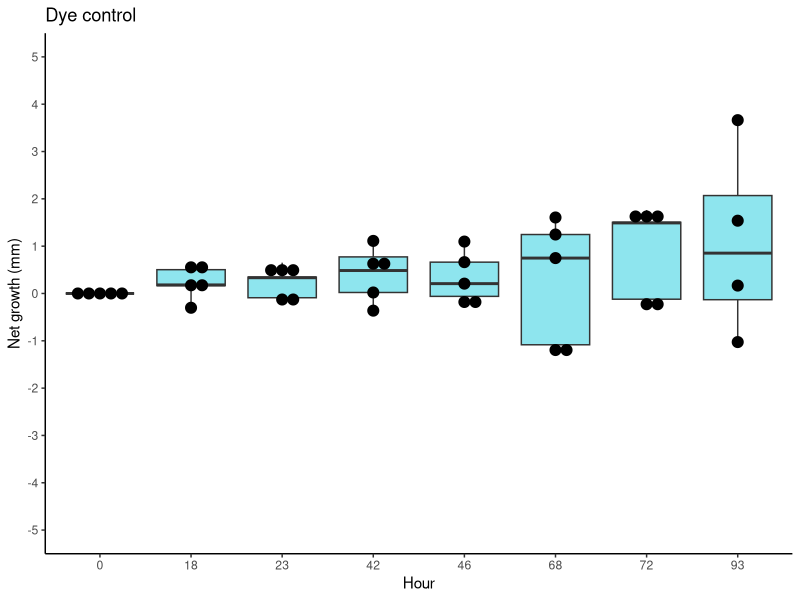
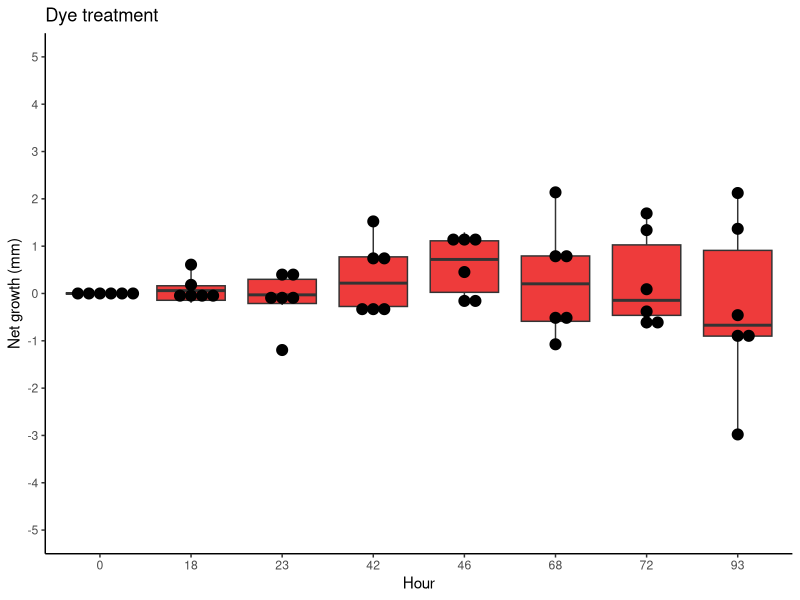
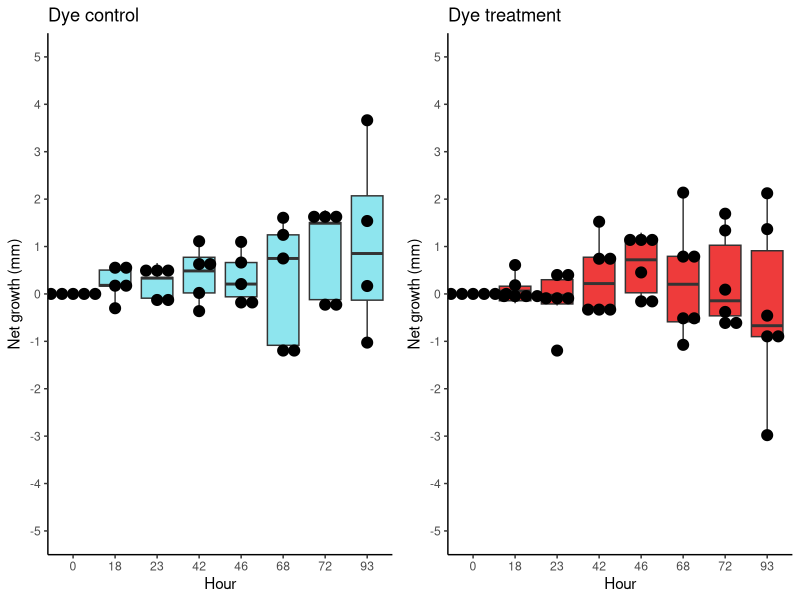
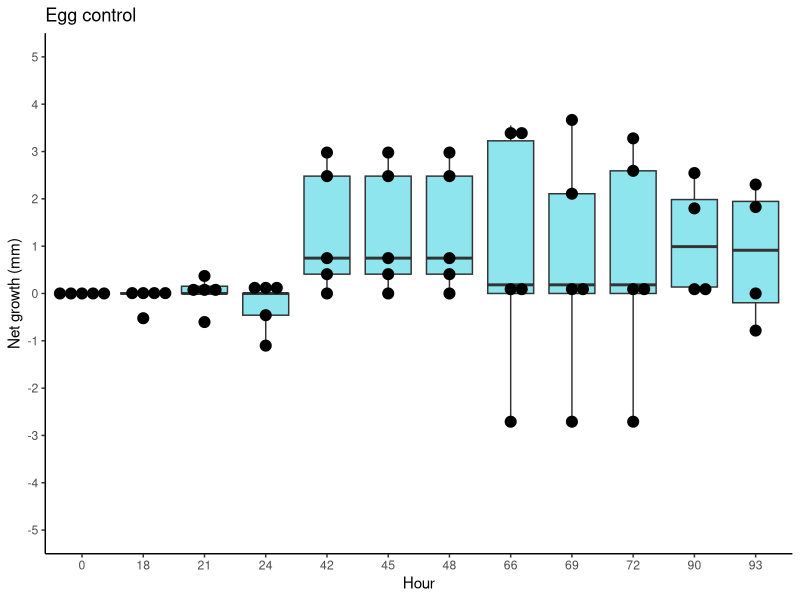
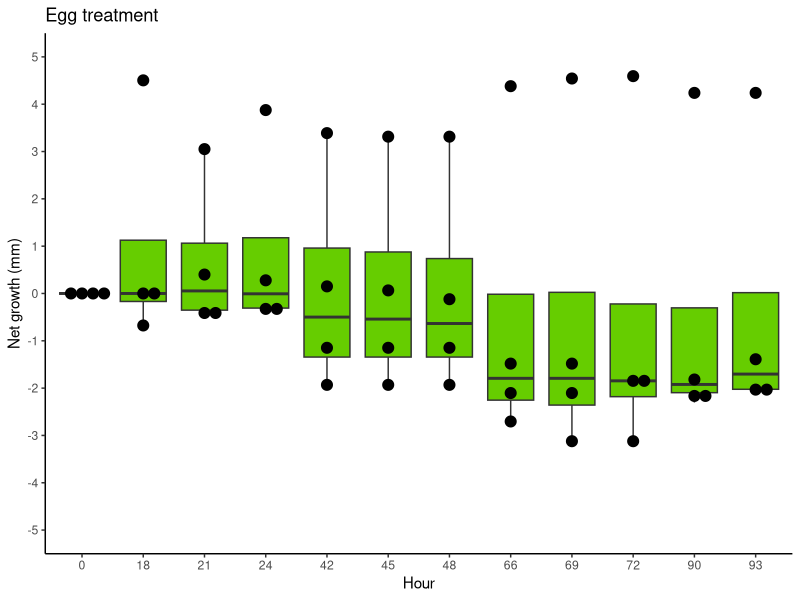
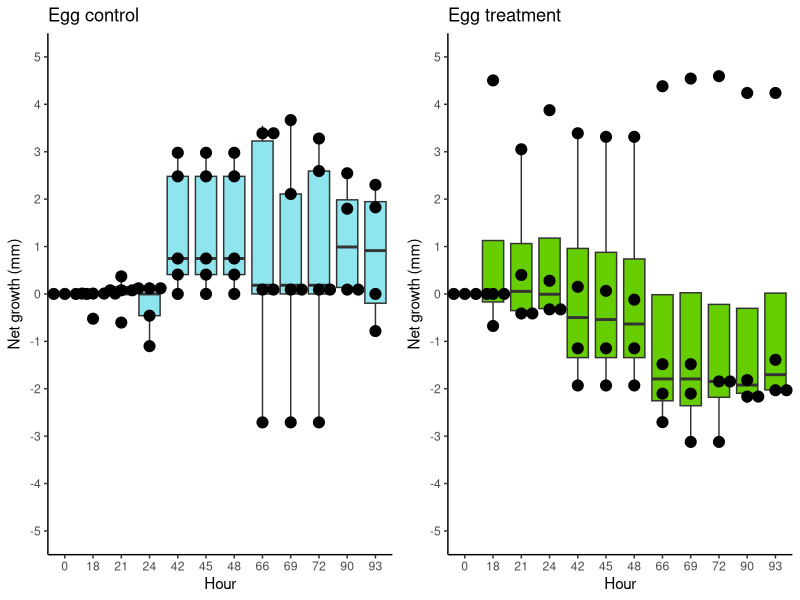
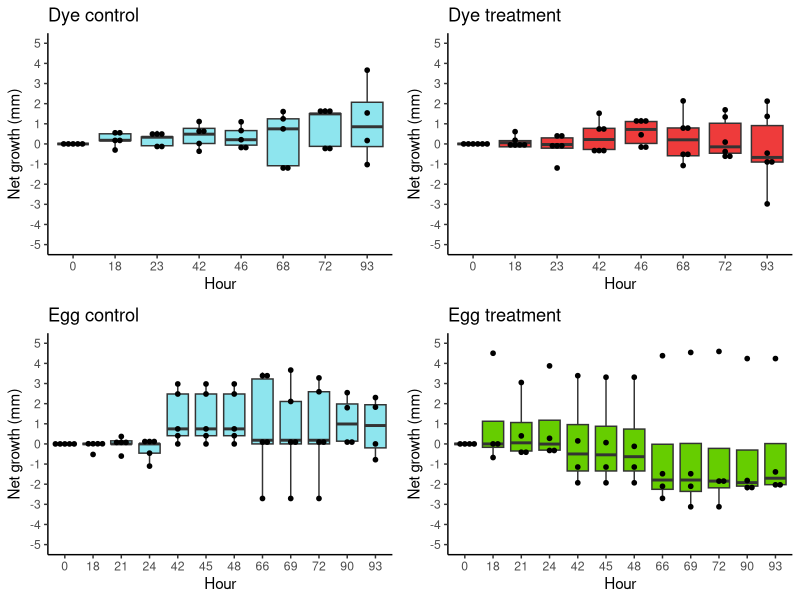

The R source for these figures, in order:

library(tidyverse)
library(ggplot2)
library(effects)
library(ggpubr)
library(broom)


#Dye Trial Data
DyeTrial <- read.csv("Dye measurement.csv")
summary(DyeTrial)
head(DyeTrial)

# converting'Type' and 'Plate.ID' into factors
DyeTrial$Type <- as.factor(DyeTrial$Type)
DyeTrial$Plate.ID <- as.factor(DyeTrial$Plate.ID)

# Calculate net growth 
DyeTrial$Net_growth <- DyeTrial$pos_distance - DyeTrial$neg_distance

# Adding column with Hour as a factor
DyeTrial$fac_hour <- as.factor(DyeTrial$Hour)

# COnverting distances into factors
DyeTrial$neg_edge <- as.factor(DyeTrial$neg_edge)
DyeTrial$pos_edge <- as.factor(DyeTrial$pos_edge)
DyeTrial$dye_edge <- as.factor(DyeTrial$dye_edge)


summary(DyeTrial)

# Subset to exclude chips once growth reached either edge
# (You'll need to note that this was done in your Methods, to explain why the sample size drops after x number of hours)

DyeTrial <- subset(DyeTrial, neg_edge == 'No')
DyeTrial <- subset(DyeTrial, pos_edge == 'No')

summary(DyeTrial)


#Egg Trial Data
EggTrial <- read.csv("egg_measurement2.csv")
summary(EggTrial)
head(EggTrial)

# Converting 'Type' and 'Plate.ID' into factors
EggTrial$Type <- as.factor(EggTrial$Type)
EggTrial$Plate.ID <- as.factor(EggTrial$Plate.ID)

# Calculate net growth 
EggTrial$Net_growth <- EggTrial$pos_distance - EggTrial$neg_distance

# Add column with Hour as a factor
EggTrial$fac_hour <- as.factor(EggTrial$Hour)

# Making distance a factor.
EggTrial$neg_edge <- as.factor(EggTrial$neg_edge)
EggTrial$pos_edge <- as.factor(EggTrial$pos_edge)


summary(EggTrial)

## Subset EggTrial to remove the contaminated and replacement chips
# (since they can't be used - the contaminated one because it's contaminated,
# the replacement, because the chip was different (clear) so results can't be compared)

#Exclusion of contiminated or visually disimilar chips
EggTrial <- subset(EggTrial, Plate.ID != "A(contaminated)")
EggTrial <- subset(EggTrial, Plate.ID != "A(visual)")

#Exclusion of chips one growth has reached either side
EggTrial <- subset(EggTrial, neg_edge == 'No')
EggTrial <- subset(EggTrial, pos_edge == 'No')

summary(EggTrial)


# Plotting Dye Control data

DyeControl <- subset(DyeTrial, Type == "Control")

DyeControl_plot <- ggplot(DyeControl, aes(fac_hour, Net_growth)) + 
  theme_classic() +
  geom_boxplot(outlier.size = 0, fill = "cadetblue2") +
  geom_dotplot(binaxis='y', stackdir='centerwhole', dotsize=0.7) +
  scale_y_continuous(name="Net growth (mm)", limits=c(-5, 5), breaks=seq(-5,5,1)) + 
  labs(title = "Dye control", x = "Hour")

DyeControl_plot 

# Plotting Dye Treatment data

DyeTreat <- subset(DyeTrial, Type == "Test")

DyeTreat_plot <- ggplot(DyeTreat, aes(fac_hour, Net_growth)) + 
  theme_classic() +
  geom_boxplot(outlier.size = 0, fill = "brown2") +
  geom_dotplot(binaxis='y', stackdir='centerwhole', dotsize=0.7) +
  scale_y_continuous(name="Net growth (mm)", limits=c(-5, 5), breaks=seq(-5,5,1)) +
  labs(title = "Dye treatment", x = "Hour")

DyeTreat_plot

# Combining Dye plots 

Dyeplot_Full <- ggarrange(DyeControl_plot, DyeTreat_plot, 
                         ncol = 2, nrow = 1, align = "hv", widths = 1, heights = 1,
                         common.legend=TRUE, legend="bottom")

Dyeplot_Full  


# Plotting egg Control data

EggControl <- subset(EggTrial, Type == "Control")


EggControl_plot <- ggplot(EggControl, aes(fac_hour, Net_growth)) + 
  theme_classic() +
  geom_boxplot(outlier.size = 0, fill = "cadetblue2") +
  geom_dotplot(binaxis='y', stackdir='centerwhole', dotsize=0.7) +
  scale_y_continuous(name="Net growth (mm)", limits=c(-5, 5), breaks=seq(-5,5,1)) + 
  labs(title = "Egg control", x = "Hour")

EggControl_plot 

# Plotting egg Treatment data

EggTreat <- subset(EggTrial, Type == "Test")

EggTreat_plot <- ggplot(EggTreat, aes(fac_hour, Net_growth)) + 
  theme_classic() +
  geom_boxplot(outlier.size = 0, fill = "chartreuse3") +
  geom_dotplot(binaxis='y', stackdir='centerwhole', dotsize=0.7) +
  scale_y_continuous(name="Net growth (mm)", limits=c(-5, 5), breaks=seq(-5,5,1)) +
  labs(title = "Egg treatment", x = "Hour") 

EggTreat_plot

# Combining the Egg plots 

Eggplot_Full <- ggarrange(EggControl_plot, EggTreat_plot, 
                          ncol = 2, nrow = 1, align = "hv", widths = 1, heights = 1,
                          common.legend=TRUE, legend="bottom")

Eggplot_Full  


# Combining Dye and Egg plots


Bothplot_Full <- ggarrange(DyeControl_plot, DyeTreat_plot, EggControl_plot, EggTreat_plot, 
                          ncol = 2, nrow = 2, align = "hv", widths = 1, heights = 1,
                          common.legend=TRUE, legend="bottom")

Bothplot_Full  



#t-tests

# Detrmining whether the net growth of any of the treatments (egg, dye, or controls) are statistically different from zero net growth. 


#Egg Trial t-tests: Comparing treatment to control

Et0 <- tidy(t.test(Net_growth ~ Type, data = subset(EggTrial, fac_hour == "0")))
Et18 <- tidy(t.test(Net_growth ~ Type, data = subset(EggTrial, fac_hour == "18")))
Et21 <- tidy(t.test(Net_growth ~ Type, data = subset(EggTrial, fac_hour == "21")))
Et24 <- tidy(t.test(Net_growth ~ Type, data = subset(EggTrial, fac_hour == "24")))
Et42 <- tidy(t.test(Net_growth ~ Type, data = subset(EggTrial, fac_hour == "42")))
Et45 <- tidy(t.test(Net_growth ~ Type, data = subset(EggTrial, fac_hour == "45")))
Et48 <- tidy(t.test(Net_growth ~ Type, data = subset(EggTrial, fac_hour == "48")))
Et66 <- tidy(t.test(Net_growth ~ Type, data = subset(EggTrial, fac_hour == "66")))
Et72 <- tidy(t.test(Net_growth ~ Type, data = subset(EggTrial, fac_hour == "72")))
Et90 <- tidy(t.test(Net_growth ~ Type, data = subset(EggTrial, fac_hour == "90")))
Et93 <- tidy(t.test(Net_growth ~ Type, data = subset(EggTrial, fac_hour == "93")))

# Combining results:
EggTrial_t.Tests <- (rbind(Et0, Et18, Et21, Et24,Et42, Et45, Et48, Et66, Et72, Et90, Et93))


EggTrial_t.Tests[,c("statistic","p.value")]

#Dye Trial t-tests: Comparing treatment to control

Dt0 <- tidy(t.test(Net_growth ~ Type, data = subset(DyeTrial, fac_hour == "0")))
Dt18 <- tidy(t.test(Net_growth ~ Type, data = subset(DyeTrial, fac_hour == "18")))
Dt23 <- tidy(t.test(Net_growth ~ Type, data = subset(DyeTrial, fac_hour == "23")))
Dt42 <- tidy(t.test(Net_growth ~ Type, data = subset(DyeTrial, fac_hour == "42")))
Dt46 <- tidy(t.test(Net_growth ~ Type, data = subset(DyeTrial, fac_hour == "46")))
Dt68 <- tidy(t.test(Net_growth ~ Type, data = subset(DyeTrial, fac_hour == "68")))
Dt72 <- tidy(t.test(Net_growth ~ Type, data = subset(DyeTrial, fac_hour == "72")))
Dt93 <- tidy(t.test(Net_growth ~ Type, data = subset(DyeTrial, fac_hour == "93")))

DyeTrial_t.Tests <- (rbind(Dt0, Dt18, Dt23, Dt42, Dt46, Dt68, Dt72, Dt93))

DyeTrial_t.Tests[,c("statistic","p.value")]

#Dye Trial t-tests: Comparing control to 0

df <-  subset(DyeControl, fac_hour == "0")
Dt0_0 <- tidy(t.test(df$Net_growth, mu = 0)) 

df <-  subset(DyeControl, fac_hour == "18")
Dt18_0 <- tidy(t.test(df$Net_growth, mu = 0)) 

df <-  subset(DyeControl, fac_hour == "23")
Dt23_0 <- tidy(t.test(df$Net_growth, mu = 0)) 

df <-  subset(DyeControl, fac_hour == "42")
Dt42_0 <- tidy(t.test(df$Net_growth, mu = 0)) 

df <-  subset(DyeControl, fac_hour == "46")
Dt46_0 <- tidy(t.test(df$Net_growth, mu = 0))

df <-  subset(DyeControl, fac_hour == "68")
Dt68_0 <- tidy(t.test(df$Net_growth, mu = 0))

df <-  subset(DyeControl, fac_hour == "72")
Dt72_0 <- tidy(t.test(df$Net_growth, mu = 0))

df <-  subset(DyeControl, fac_hour == "93")
Dt93_0 <- tidy(t.test(df$Net_growth, mu = 0))

DyeTrial_control_t.Tests <- (rbind(Dt0_0, Dt18_0, Dt23_0, Dt42_0, Dt46_0, Dt68_0, Dt72_0, Dt93_0))

DyeTrial_control_t.Tests [,c("statistic","p.value")]


#Dye Trial t-tests: Comparing treat to 0



df <-  subset(DyeTreat, fac_hour == "0")
Dt0_0 <- tidy(t.test(df$Net_growth, mu = 0)) 

df <-  subset(DyeTreat, fac_hour == "18")
Dt18_0 <- tidy(t.test(df$Net_growth, mu = 0)) 

df <-  subset(DyeTreat, fac_hour == "23")
Dt23_0 <- tidy(t.test(df$Net_growth, mu = 0)) 

df <-  subset(DyeTreat, fac_hour == "42")
Dt42_0 <- tidy(t.test(df$Net_growth, mu = 0)) 

df <-  subset(DyeTreat, fac_hour == "46")
Dt46_0 <- tidy(t.test(df$Net_growth, mu = 0))

df <-  subset(DyeTreat, fac_hour == "68")
Dt68_0 <- tidy(t.test(df$Net_growth, mu = 0))

df <-  subset(DyeTreat, fac_hour == "72")
Dt72_0 <- tidy(t.test(df$Net_growth, mu = 0))

df <-  subset(DyeTreat, fac_hour == "93")
Dt93_0 <- tidy(t.test(df$Net_growth, mu = 0))

DyeTrial_treat_t.Tests <- (rbind(Dt0_0, Dt18_0, Dt23_0, Dt42_0, Dt46_0, Dt68_0, Dt72_0, Dt93_0))

DyeTrial_treat_t.Tests [,c("statistic","p.value")]



#Dye Trial t-tests: Comparing control to 0


df <-  subset(EggControl, fac_hour == "0")
Dt0_0 <- tidy(t.test(df$Net_growth, mu = 0)) 

df <-  subset(EggControl, fac_hour == "18")
Dt18_0 <- tidy(t.test(df$Net_growth, mu = 0)) 

df <-  subset(EggControl, fac_hour == "21")
Dt21_0 <- tidy(t.test(df$Net_growth, mu = 0)) 

df <-  subset(EggControl, fac_hour == "24")
Dt24_0 <- tidy(t.test(df$Net_growth, mu = 0)) 

df <-  subset(EggControl, fac_hour == "42")
Dt42_0 <- tidy(t.test(df$Net_growth, mu = 0)) 

df <-  subset(EggControl, fac_hour == "45")
Dt45_0 <- tidy(t.test(df$Net_growth, mu = 0))

df <-  subset(EggControl, fac_hour == "48")
Dt48_0 <- tidy(t.test(df$Net_growth, mu = 0))

df <-  subset(EggControl, fac_hour == "66")
Dt66_0 <- tidy(t.test(df$Net_growth, mu = 0))

df <-  subset(EggControl, fac_hour == "69")
Dt69_0 <- tidy(t.test(df$Net_growth, mu = 0))

df <-  subset(EggControl, fac_hour == "72")
Dt72_0 <- tidy(t.test(df$Net_growth, mu = 0))

df <-  subset(EggControl, fac_hour == "90")
Dt90_0 <- tidy(t.test(df$Net_growth, mu = 0))

df <-  subset(EggControl, fac_hour == "93")
Dt93_0 <- tidy(t.test(df$Net_growth, mu = 0))

EggTrial_control_t.Tests <- (rbind(Dt0_0, Dt18_0, Dt21_0, Dt24_0,
                                   Dt42_0, Dt45_0, Dt48_0, Dt66_0, 
                                   Dt69_0, Dt72_0, Dt90_0, Dt93_0))

EggTrial_control_t.Tests [,c("statistic","p.value")]


#Dye Trial t-tests: Comparing treat to 0



df <-  subset(EggTreat, fac_hour == "0")
Dt0_0 <- tidy(t.test(df$Net_growth, mu = 0)) 

df <-  subset(EggTreat, fac_hour == "18")
Dt18_0 <- tidy(t.test(df$Net_growth, mu = 0)) 

df <-  subset(EggTreat, fac_hour == "21")
Dt21_0 <- tidy(t.test(df$Net_growth, mu = 0)) 

df <-  subset(EggTreat, fac_hour == "24")
Dt24_0 <- tidy(t.test(df$Net_growth, mu = 0)) 

df <-  subset(EggTreat, fac_hour == "42")
Dt42_0 <- tidy(t.test(df$Net_growth, mu = 0)) 

df <-  subset(EggTreat, fac_hour == "45")
Dt45_0 <- tidy(t.test(df$Net_growth, mu = 0))

df <-  subset(EggTreat, fac_hour == "48")
Dt48_0 <- tidy(t.test(df$Net_growth, mu = 0))

df <-  subset(EggTreat, fac_hour == "66")
Dt66_0 <- tidy(t.test(df$Net_growth, mu = 0))

df <-  subset(EggTreat, fac_hour == "69")
Dt69_0 <- tidy(t.test(df$Net_growth, mu = 0))

df <-  subset(EggTreat, fac_hour == "72")
Dt72_0 <- tidy(t.test(df$Net_growth, mu = 0))

df <-  subset(EggTreat, fac_hour == "90")
Dt90_0 <- tidy(t.test(df$Net_growth, mu = 0))

df <-  subset(EggTreat, fac_hour == "93")
Dt93_0 <- tidy(t.test(df$Net_growth, mu = 0))

EggTrial_treat_t.Tests <- (rbind(Dt0_0, Dt18_0, Dt21_0, Dt24_0,
                                   Dt42_0, Dt45_0, Dt48_0, Dt66_0, 
                                   Dt69_0, Dt72_0, Dt90_0, Dt93_0))

EggTrial_treat_t.Tests [,c("statistic","p.value")]


## Summery of Dye experiments.

DyeTrial_t.Tests[,c("statistic","p.value")]
DyeTrial_treat_t.Tests [,c("statistic","p.value")]
DyeTrial_control_t.Tests [,c("statistic","p.value")]

#summary results for the Egg experiments. 

EggTrial_t.Tests[,c("statistic","p.value")]
EggTrial_control_t.Tests [,c("statistic","p.value")]
EggTrial_treat_t.Tests [,c("statistic","p.value")]
